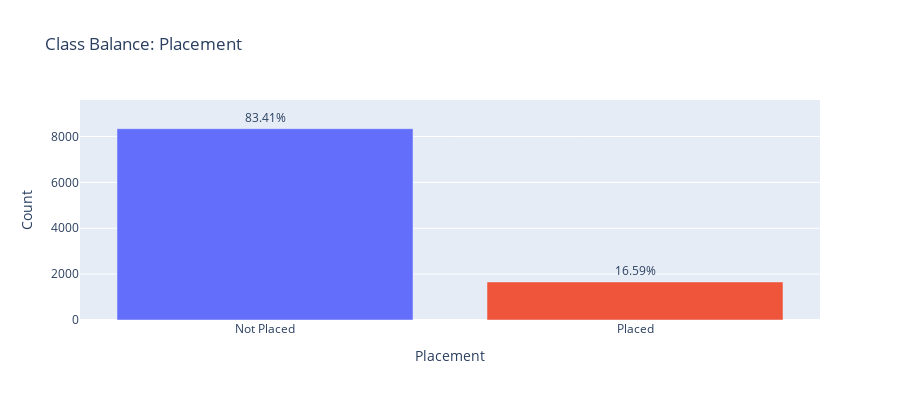

The code cell stored with this chart in its notebook:
### Code cell
# 2) Class balance for target (Placement) with Plotly
label_map = {0: 'Not Placed', 1: 'Placed'}
if df['Placement'].dtype != 'O':
    target_labels = df['Placement'].map(label_map).fillna(df['Placement'].astype(str))
else:
    target_labels = df['Placement']

balance = target_labels.value_counts().rename_axis('Placement').reset_index(name='Count')
balance['Percent'] = (balance['Count'] / balance['Count'].sum() * 100).round(2)

fig = px.bar(balance, x='Placement', y='Count', color='Placement', text='Percent',
             title='Class Balance: Placement', labels={'Count': 'Count'}, height=400)
fig.update_traces(texttemplate='%{text}%', textposition='outside')
fig.update_layout(showlegend=False, yaxis_range=[0, balance['Count'].max()*1.15])
fig.show()

balance

### Figure 1 — Plotly figure (JSON) as saved in the notebook; plotly's stock layout.template omitted (floating-point values rounded to 4 significant figures)
{"data": [{"hovertemplate": "Placement=%{x}<br>Count=%{y}<br>Percent=%{text}<extra></extra>", "legendgroup": "Not Placed", "marker": {"color": "#636efa", "pattern": {"shape": ""}}, "name": "Not Placed", "orientation": "v", "showlegend": true, "text": [83.41], "textposition": "outside", "texttemplate": "%{text}%", "type": "bar", "x": ["Not Placed"], "xaxis": "x", "y": [8341], "yaxis": "y"}, {"hovertemplate": "Placement=%{x}<br>Count=%{y}<br>Percent=%{text}<extra></extra>", "legendgroup": "Placed", "marker": {"color": "#EF553B", "pattern": {"shape": ""}}, "name": "Placed", "orientation": "v", "showlegend": true, "text": [16.59], "textposition": "outside", "texttemplate": "%{text}%", "type": "bar", "x": ["Placed"], "xaxis": "x", "y": [1659], "yaxis": "y"}], "layout": {"barmode": "relative", "height": 400, "legend": {"title": {"text": "Placement"}, "tracegroupgap": 0}, "showlegend": false, "title": {"text": "Class Balance: Placement"}, "xaxis": {"anchor": "y", "categoryarray": ["Not Placed", "Placed"], "categoryorder": "array", "domain": [0, 1], "title": {"text": "Placement"}}, "yaxis": {"anchor": "x", "domain": [0, 1], "range": [0, 9592.0], "title": {"text": "Count"}}}}
